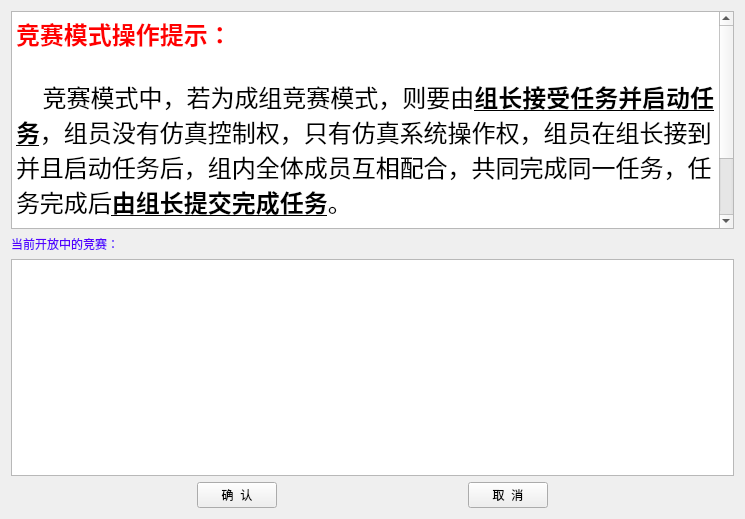
<?xml version="1.0" encoding="UTF-8"?>
<ui version="4.0">
 <class>WaitContest</class>
 <widget class="QWidget" name="WaitContest">
  <property name="geometry">
   <rect>
    <x>0</x>
    <y>0</y>
    <width>745</width>
    <height>519</height>
   </rect>
  </property>
  <property name="windowTitle">
   <string>竞赛提示</string>
  </property>
  <layout class="QGridLayout" name="gridLayout">
   <item row="0" column="0">
    <widget class="QTextBrowser" name="textBrowser">
     <property name="frameShadow">
      <enum>QFrame::Sunken</enum>
     </property>
     <property name="undoRedoEnabled">
      <bool>false</bool>
     </property>
     <property name="html">
      <string>&lt;!DOCTYPE HTML PUBLIC &quot;-//W3C//DTD HTML 4.0//EN&quot; &quot;http://www.w3.org/TR/REC-html40/strict.dtd&quot;&gt;
&lt;html&gt;&lt;head&gt;&lt;meta name=&quot;qrichtext&quot; content=&quot;1&quot; /&gt;&lt;style type=&quot;text/css&quot;&gt;
p, li { white-space: pre-wrap; }
&lt;/style&gt;&lt;/head&gt;&lt;body style=&quot; font-family:'SimSun'; font-size:9pt; font-weight:400; font-style:normal;&quot;&gt;
&lt;p style=&quot; margin-top:0px; margin-bottom:0px; margin-left:0px; margin-right:0px; -qt-block-indent:0; text-indent:0px;&quot;&gt;&lt;span style=&quot; font-size:18pt; font-weight:600; color:#ff0000;&quot;&gt;竞赛模式操作提示：&lt;/span&gt;&lt;/p&gt;
&lt;p style=&quot;-qt-paragraph-type:empty; margin-top:0px; margin-bottom:0px; margin-left:0px; margin-right:0px; -qt-block-indent:0; text-indent:0px; font-size:18pt; font-weight:600; color:#ff0000;&quot;&gt;&lt;/p&gt;
&lt;p style=&quot; margin-top:0px; margin-bottom:0px; margin-left:0px; margin-right:0px; -qt-block-indent:0; text-indent:0px;&quot;&gt;&lt;span style=&quot; font-size:18pt;&quot;&gt;    竞赛模式中，若为成组竞赛模式，则要由&lt;/span&gt;&lt;span style=&quot; font-size:18pt; font-weight:600; text-decoration: underline;&quot;&gt;组长接受任务并启动任务&lt;/span&gt;&lt;span style=&quot; font-size:18pt;&quot;&gt;，组员没有仿真控制权，只有仿真系统操作权，组员在组长接到并且启动任务后，组内全体成员互相配合，共同完成同一任务，任务完成后&lt;/span&gt;&lt;span style=&quot; font-size:18pt; font-weight:600; text-decoration: underline;&quot;&gt;由组长提交完成任务&lt;/span&gt;&lt;span style=&quot; font-size:18pt;&quot;&gt;。&lt;/span&gt;&lt;/p&gt;
&lt;p style=&quot;-qt-paragraph-type:empty; margin-top:0px; margin-bottom:0px; margin-left:0px; margin-right:0px; -qt-block-indent:0; text-indent:0px; font-size:18pt;&quot;&gt;&lt;/p&gt;
&lt;p style=&quot; margin-top:0px; margin-bottom:0px; margin-left:0px; margin-right:0px; -qt-block-indent:0; text-indent:0px;&quot;&gt;&lt;span style=&quot; font-size:18pt;&quot;&gt;    祝大家取得好成绩。↖(^ω^)↗&lt;/span&gt;&lt;/p&gt;
&lt;p style=&quot;-qt-paragraph-type:empty; margin-top:0px; margin-bottom:0px; margin-left:0px; margin-right:0px; -qt-block-indent:0; text-indent:0px; font-size:18pt;&quot;&gt;&lt;/p&gt;&lt;/body&gt;&lt;/html&gt;</string>
     </property>
     <property name="textInteractionFlags">
      <set>Qt::LinksAccessibleByKeyboard|Qt::LinksAccessibleByMouse</set>
     </property>
    </widget>
   </item>
   <item row="1" column="0">
    <widget class="QLabel" name="label">
     <property name="styleSheet">
      <string notr="true">font: 14pt &quot;宋体&quot;;
font: 75 16pt &quot;宋体&quot;;
color: rgb(85, 0, 255);</string>
     </property>
     <property name="text">
      <string>当前开放中的竞赛：</string>
     </property>
    </widget>
   </item>
   <item row="2" column="0">
    <widget class="QTextBrowser" name="textBrowser_curContest">
     <property name="styleSheet">
      <string notr="true">font: 16pt &quot;宋体&quot;;</string>
     </property>
    </widget>
   </item>
   <item row="3" column="0">
    <layout class="QHBoxLayout" name="horizontalLayout">
     <item>
      <spacer name="horizontalSpacer">
       <property name="orientation">
        <enum>Qt::Horizontal</enum>
       </property>
       <property name="sizeHint" stdset="0">
        <size>
         <width>40</width>
         <height>20</height>
        </size>
       </property>
      </spacer>
     </item>
     <item>
      <widget class="QPushButton" name="pushButtonOK">
       <property name="styleSheet">
        <string notr="true">font: 75 14pt &quot;宋体&quot;;</string>
       </property>
       <property name="text">
        <string>确  认</string>
       </property>
      </widget>
     </item>
     <item>
      <spacer name="horizontalSpacer_2">
       <property name="orientation">
        <enum>Qt::Horizontal</enum>
       </property>
       <property name="sizeHint" stdset="0">
        <size>
         <width>40</width>
         <height>20</height>
        </size>
       </property>
      </spacer>
     </item>
     <item>
      <widget class="QPushButton" name="pushButtonCancel">
       <property name="styleSheet">
        <string notr="true">font: 75 14pt &quot;宋体&quot;;</string>
       </property>
       <property name="text">
        <string>取  消</string>
       </property>
      </widget>
     </item>
     <item>
      <spacer name="horizontalSpacer_3">
       <property name="orientation">
        <enum>Qt::Horizontal</enum>
       </property>
       <property name="sizeHint" stdset="0">
        <size>
         <width>40</width>
         <height>20</height>
        </size>
       </property>
      </spacer>
     </item>
    </layout>
   </item>
  </layout>
 </widget>
 <resources/>
 <connections/>
</ui>
